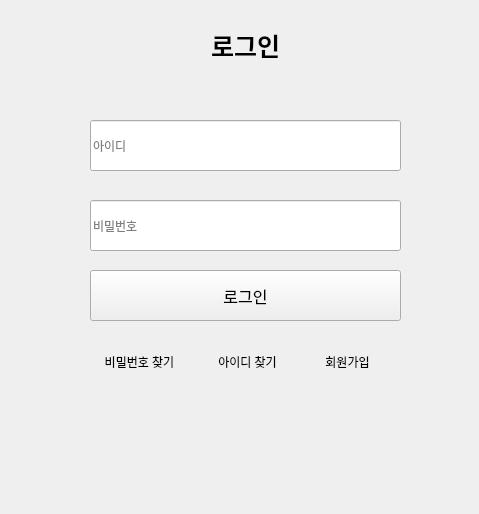
<?xml version="1.0" encoding="UTF-8"?>
<ui version="4.0">
 <class>Form</class>
 <widget class="QWidget" name="Form">
  <property name="windowModality">
   <enum>Qt::ApplicationModal</enum>
  </property>
  <property name="geometry">
   <rect>
    <x>0</x>
    <y>0</y>
    <width>479</width>
    <height>514</height>
   </rect>
  </property>
  <property name="windowTitle">
   <string>Form</string>
  </property>
  <widget class="QStackedWidget" name="LOGIN_stack">
   <property name="enabled">
    <bool>true</bool>
   </property>
   <property name="geometry">
    <rect>
     <x>20</x>
     <y>10</y>
     <width>441</width>
     <height>471</height>
    </rect>
   </property>
   <property name="currentIndex">
    <number>0</number>
   </property>
   <widget class="QWidget" name="page">
    <widget class="QPushButton" name="LOGIN_BT_fpass">
     <property name="geometry">
      <rect>
       <x>74</x>
       <y>340</y>
       <width>91</width>
       <height>23</height>
      </rect>
     </property>
     <property name="text">
      <string>비밀번호 찾기</string>
     </property>
     <property name="flat">
      <bool>true</bool>
     </property>
    </widget>
    <widget class="QLineEdit" name="LOGINMAIN_id">
     <property name="geometry">
      <rect>
       <x>70</x>
       <y>110</y>
       <width>311</width>
       <height>51</height>
      </rect>
     </property>
     <property name="contextMenuPolicy">
      <enum>Qt::DefaultContextMenu</enum>
     </property>
     <property name="inputMask">
      <string comment="  "/>
     </property>
     <property name="text">
      <string/>
     </property>
     <property name="frame">
      <bool>true</bool>
     </property>
     <property name="cursorPosition">
      <number>0</number>
     </property>
     <property name="placeholderText">
      <string>아이디</string>
     </property>
    </widget>
    <widget class="QLineEdit" name="LOGINMAIN_pass">
     <property name="geometry">
      <rect>
       <x>70</x>
       <y>190</y>
       <width>311</width>
       <height>51</height>
      </rect>
     </property>
     <property name="inputMask">
      <string comment="  "/>
     </property>
     <property name="text">
      <string/>
     </property>
     <property name="echoMode">
      <enum>QLineEdit::Password</enum>
     </property>
     <property name="placeholderText">
      <string>비밀번호</string>
     </property>
    </widget>
    <widget class="QPushButton" name="LOGIN_BT_fid">
     <property name="geometry">
      <rect>
       <x>190</x>
       <y>340</y>
       <width>75</width>
       <height>23</height>
      </rect>
     </property>
     <property name="text">
      <string>아이디 찾기</string>
     </property>
     <property name="flat">
      <bool>true</bool>
     </property>
    </widget>
    <widget class="QPushButton" name="LOGIN_BT_regist">
     <property name="geometry">
      <rect>
       <x>290</x>
       <y>340</y>
       <width>75</width>
       <height>23</height>
      </rect>
     </property>
     <property name="text">
      <string>회원가입</string>
     </property>
     <property name="flat">
      <bool>true</bool>
     </property>
    </widget>
    <widget class="QLabel" name="LOGINMAIN_title">
     <property name="geometry">
      <rect>
       <x>100</x>
       <y>0</y>
       <width>251</width>
       <height>71</height>
      </rect>
     </property>
     <property name="font">
      <font>
       <pointsize>19</pointsize>
       <weight>75</weight>
       <bold>true</bold>
      </font>
     </property>
     <property name="text">
      <string>로그인</string>
     </property>
     <property name="scaledContents">
      <bool>false</bool>
     </property>
     <property name="alignment">
      <set>Qt::AlignCenter</set>
     </property>
    </widget>
    <widget class="QPushButton" name="LOGIN_BT_login">
     <property name="geometry">
      <rect>
       <x>70</x>
       <y>260</y>
       <width>311</width>
       <height>51</height>
      </rect>
     </property>
     <property name="font">
      <font>
       <pointsize>12</pointsize>
       <weight>50</weight>
       <bold>false</bold>
      </font>
     </property>
     <property name="text">
      <string>로그인</string>
     </property>
     <property name="flat">
      <bool>false</bool>
     </property>
    </widget>
   </widget>
   <widget class="QWidget" name="page_2">
    <widget class="QLineEdit" name="REGIST_id">
     <property name="geometry">
      <rect>
       <x>70</x>
       <y>120</y>
       <width>221</width>
       <height>41</height>
      </rect>
     </property>
     <property name="contextMenuPolicy">
      <enum>Qt::DefaultContextMenu</enum>
     </property>
     <property name="inputMask">
      <string comment="  "/>
     </property>
     <property name="text">
      <string/>
     </property>
     <property name="frame">
      <bool>true</bool>
     </property>
     <property name="cursorPosition">
      <number>0</number>
     </property>
     <property name="placeholderText">
      <string>아이디</string>
     </property>
    </widget>
    <widget class="QLabel" name="REGIST_title">
     <property name="geometry">
      <rect>
       <x>100</x>
       <y>0</y>
       <width>251</width>
       <height>71</height>
      </rect>
     </property>
     <property name="font">
      <font>
       <pointsize>19</pointsize>
       <weight>75</weight>
       <bold>true</bold>
      </font>
     </property>
     <property name="text">
      <string>회원가입</string>
     </property>
     <property name="scaledContents">
      <bool>false</bool>
     </property>
     <property name="alignment">
      <set>Qt::AlignCenter</set>
     </property>
    </widget>
    <widget class="QLineEdit" name="REGIST_pass">
     <property name="geometry">
      <rect>
       <x>70</x>
       <y>180</y>
       <width>311</width>
       <height>41</height>
      </rect>
     </property>
     <property name="contextMenuPolicy">
      <enum>Qt::DefaultContextMenu</enum>
     </property>
     <property name="inputMask">
      <string comment="  "/>
     </property>
     <property name="text">
      <string/>
     </property>
     <property name="frame">
      <bool>true</bool>
     </property>
     <property name="cursorPosition">
      <number>0</number>
     </property>
     <property name="placeholderText">
      <string>비밀번호</string>
     </property>
    </widget>
    <widget class="QLabel" name="REGIST_idcheck">
     <property name="geometry">
      <rect>
       <x>80</x>
       <y>160</y>
       <width>291</width>
       <height>16</height>
      </rect>
     </property>
     <property name="text">
      <string/>
     </property>
    </widget>
    <widget class="QLineEdit" name="REGIST_pass2">
     <property name="geometry">
      <rect>
       <x>70</x>
       <y>230</y>
       <width>311</width>
       <height>41</height>
      </rect>
     </property>
     <property name="contextMenuPolicy">
      <enum>Qt::DefaultContextMenu</enum>
     </property>
     <property name="inputMask">
      <string comment="  "/>
     </property>
     <property name="text">
      <string/>
     </property>
     <property name="frame">
      <bool>true</bool>
     </property>
     <property name="cursorPosition">
      <number>0</number>
     </property>
     <property name="placeholderText">
      <string>비밀번호 확인</string>
     </property>
    </widget>
    <widget class="QLineEdit" name="REGIST_name">
     <property name="geometry">
      <rect>
       <x>70</x>
       <y>290</y>
       <width>311</width>
       <height>41</height>
      </rect>
     </property>
     <property name="contextMenuPolicy">
      <enum>Qt::DefaultContextMenu</enum>
     </property>
     <property name="inputMask">
      <string comment="  "/>
     </property>
     <property name="text">
      <string/>
     </property>
     <property name="frame">
      <bool>true</bool>
     </property>
     <property name="cursorPosition">
      <number>0</number>
     </property>
     <property name="placeholderText">
      <string>이름</string>
     </property>
    </widget>
    <widget class="QLineEdit" name="REGIST_number">
     <property name="geometry">
      <rect>
       <x>70</x>
       <y>340</y>
       <width>311</width>
       <height>41</height>
      </rect>
     </property>
     <property name="contextMenuPolicy">
      <enum>Qt::DefaultContextMenu</enum>
     </property>
     <property name="inputMask">
      <string comment="  "/>
     </property>
     <property name="text">
      <string/>
     </property>
     <property name="frame">
      <bool>true</bool>
     </property>
     <property name="cursorPosition">
      <number>0</number>
     </property>
     <property name="placeholderText">
      <string>번호</string>
     </property>
    </widget>
    <widget class="QPushButton" name="REGIST_BT_cancel">
     <property name="geometry">
      <rect>
       <x>100</x>
       <y>400</y>
       <width>75</width>
       <height>41</height>
      </rect>
     </property>
     <property name="text">
      <string>취소</string>
     </property>
    </widget>
    <widget class="QPushButton" name="REGIST_BT_ok">
     <property name="geometry">
      <rect>
       <x>260</x>
       <y>400</y>
       <width>75</width>
       <height>41</height>
      </rect>
     </property>
     <property name="text">
      <string>가입하기</string>
     </property>
    </widget>
    <widget class="QLabel" name="REGIST_LB_passcheck">
     <property name="geometry">
      <rect>
       <x>80</x>
       <y>270</y>
       <width>291</width>
       <height>16</height>
      </rect>
     </property>
     <property name="text">
      <string/>
     </property>
    </widget>
    <widget class="QRadioButton" name="REGIST_radio">
     <property name="geometry">
      <rect>
       <x>80</x>
       <y>80</y>
       <width>90</width>
       <height>16</height>
      </rect>
     </property>
     <property name="text">
      <string>판매자용</string>
     </property>
     <property name="checked">
      <bool>false</bool>
     </property>
    </widget>
    <widget class="QRadioButton" name="REGIST_radio2">
     <property name="geometry">
      <rect>
       <x>80</x>
       <y>100</y>
       <width>90</width>
       <height>16</height>
      </rect>
     </property>
     <property name="text">
      <string>일반</string>
     </property>
     <property name="checked">
      <bool>true</bool>
     </property>
    </widget>
    <widget class="QLineEdit" name="REGIST_adminnumber">
     <property name="enabled">
      <bool>false</bool>
     </property>
     <property name="geometry">
      <rect>
       <x>170</x>
       <y>80</y>
       <width>161</width>
       <height>31</height>
      </rect>
     </property>
     <property name="contextMenuPolicy">
      <enum>Qt::DefaultContextMenu</enum>
     </property>
     <property name="autoFillBackground">
      <bool>true</bool>
     </property>
     <property name="inputMask">
      <string comment="  "/>
     </property>
     <property name="text">
      <string/>
     </property>
     <property name="frame">
      <bool>false</bool>
     </property>
     <property name="cursorPosition">
      <number>0</number>
     </property>
     <property name="placeholderText">
      <string>상호명</string>
     </property>
     <property name="cursorMoveStyle">
      <enum>Qt::LogicalMoveStyle</enum>
     </property>
     <property name="clearButtonEnabled">
      <bool>false</bool>
     </property>
    </widget>
    <widget class="QPushButton" name="REGIST_BT_idcheck">
     <property name="geometry">
      <rect>
       <x>300</x>
       <y>120</y>
       <width>75</width>
       <height>41</height>
      </rect>
     </property>
     <property name="text">
      <string>중복확인</string>
     </property>
    </widget>
   </widget>
  </widget>
 </widget>
 <tabstops>
  <tabstop>LOGINMAIN_id</tabstop>
  <tabstop>LOGINMAIN_pass</tabstop>
  <tabstop>LOGIN_BT_login</tabstop>
  <tabstop>LOGIN_BT_fpass</tabstop>
  <tabstop>LOGIN_BT_fid</tabstop>
  <tabstop>LOGIN_BT_regist</tabstop>
  <tabstop>REGIST_id</tabstop>
  <tabstop>REGIST_BT_idcheck</tabstop>
  <tabstop>REGIST_pass</tabstop>
  <tabstop>REGIST_pass2</tabstop>
  <tabstop>REGIST_name</tabstop>
  <tabstop>REGIST_number</tabstop>
  <tabstop>REGIST_BT_ok</tabstop>
  <tabstop>REGIST_BT_cancel</tabstop>
  <tabstop>REGIST_radio2</tabstop>
  <tabstop>REGIST_radio</tabstop>
  <tabstop>REGIST_adminnumber</tabstop>
 </tabstops>
 <resources/>
 <connections/>
</ui>
